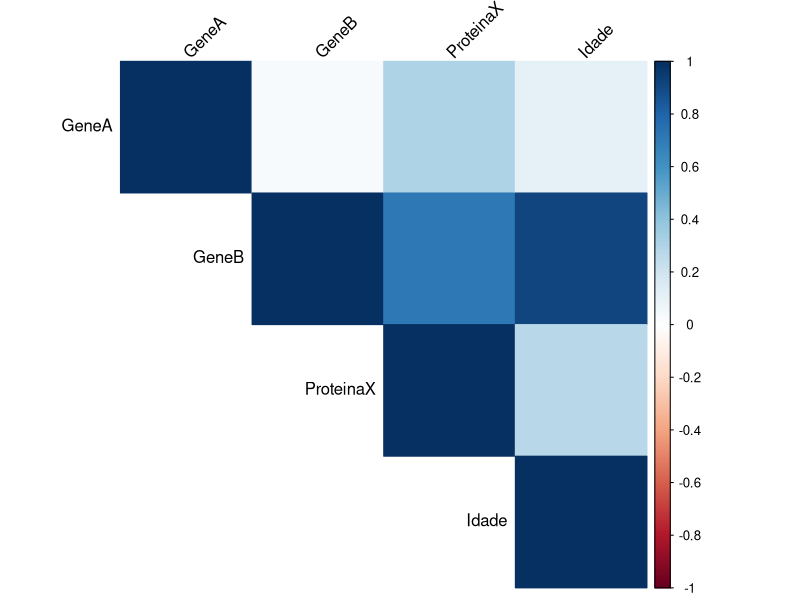
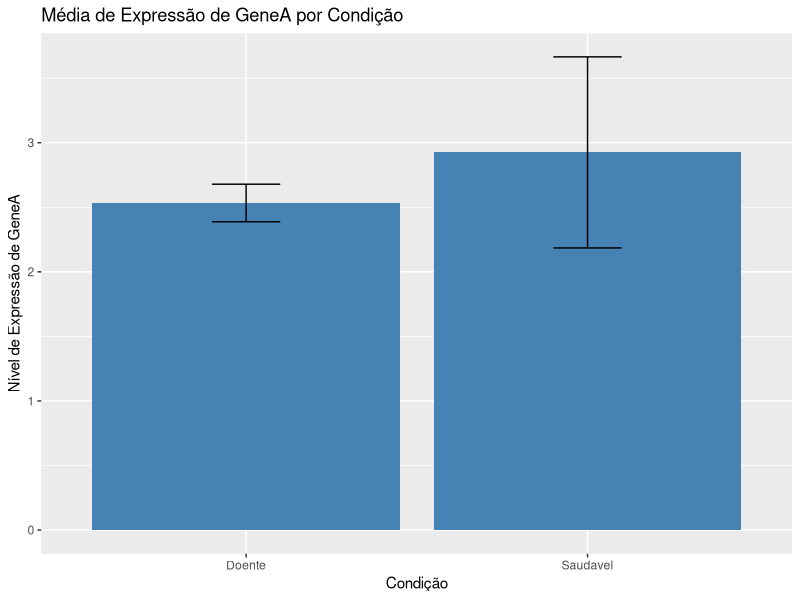
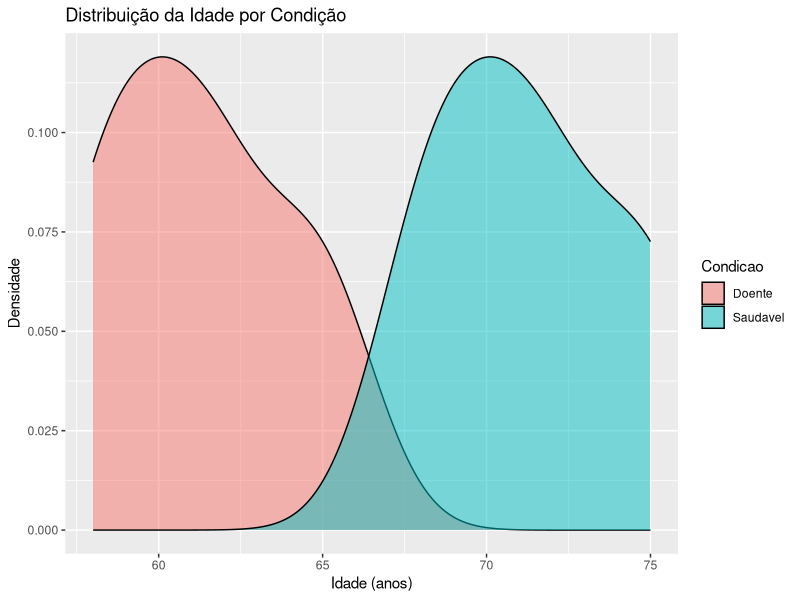

The R source for these figures, in order:
################################################################################
# Nome: exploracao-de-dados.r                                               #           #
#                                                                              #
# Autor: Jean Resende (jean.s.s.resende@gmail.com)                             #
################################################################################
# Pacotes necessarios
library(dplyr)
library(ggplot2)
library(corrplot)
library(dplyr)

dados_bio <- read.csv("dados_bio.csv")

# Estatísticas descritivas para GeneA e GeneB, agrupadas por Condicao
estatisticas_por_condicao <- dados_bio %>%
  group_by(Condicao) %>%
  summarize(
    Media_GeneA = mean(GeneA, na.rm = TRUE),
    Mediana_GeneA = median(GeneA, na.rm = TRUE),
    DesvioPadrao_GeneA = sd(GeneA, na.rm = TRUE),
    Media_GeneB = mean(GeneB, na.rm = TRUE),
    Mediana_GeneB = median(GeneB, na.rm = TRUE),
    DesvioPadrao_GeneB = sd(GeneB, na.rm = TRUE)
  )
print(estatisticas_por_condicao)


png("media_GeneA.png", width = 400, height = 300)
ggplot(dados_bio, aes(x = Condicao, y = GeneA)) +
  stat_summary(fun = "mean", geom = "bar", fill = "steelblue") +
  stat_summary(fun.data = "mean_se", geom = "errorbar", width = 0.2) +
  labs(title = "Média de Expressão de GeneA por Condição", x = "Condição", y = "Nível de Expressão de GeneA")
dev.off()

png("densidade_idade.png", width = 400, height = 300)
ggplot(dados_bio, aes(x = Idade, fill = Condicao)) +
  geom_density(alpha = 0.5) +
  labs(title = "Distribuição da Idade por Condição", x = "Idade (anos)", y = "Densidade")
dev.off()



# Selecionar apenas as colunas numéricas para a correlação
dados_numericos <- dados_bio %>% select(GeneA, GeneB, ProteinaX, Idade)

# Calcular a matriz de correlação
matriz_correlacao <- cor(dados_numericos, use = "pairwise.complete.obs")

# Gerar o heatmap
corrplot(matriz_correlacao, method = "color",
         type = "upper", tl.col = "black", tl.srt = 45)
################################################################################